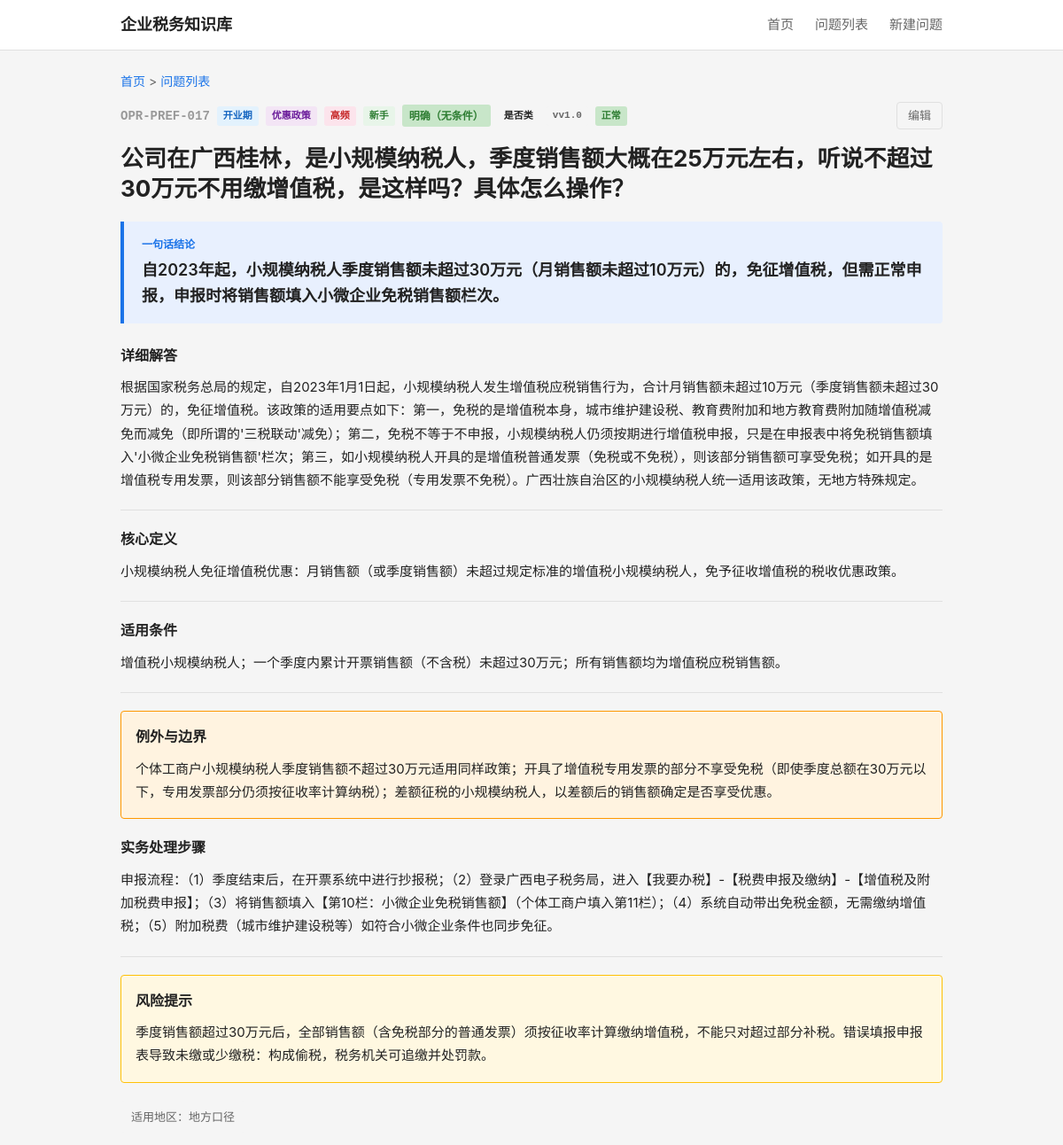
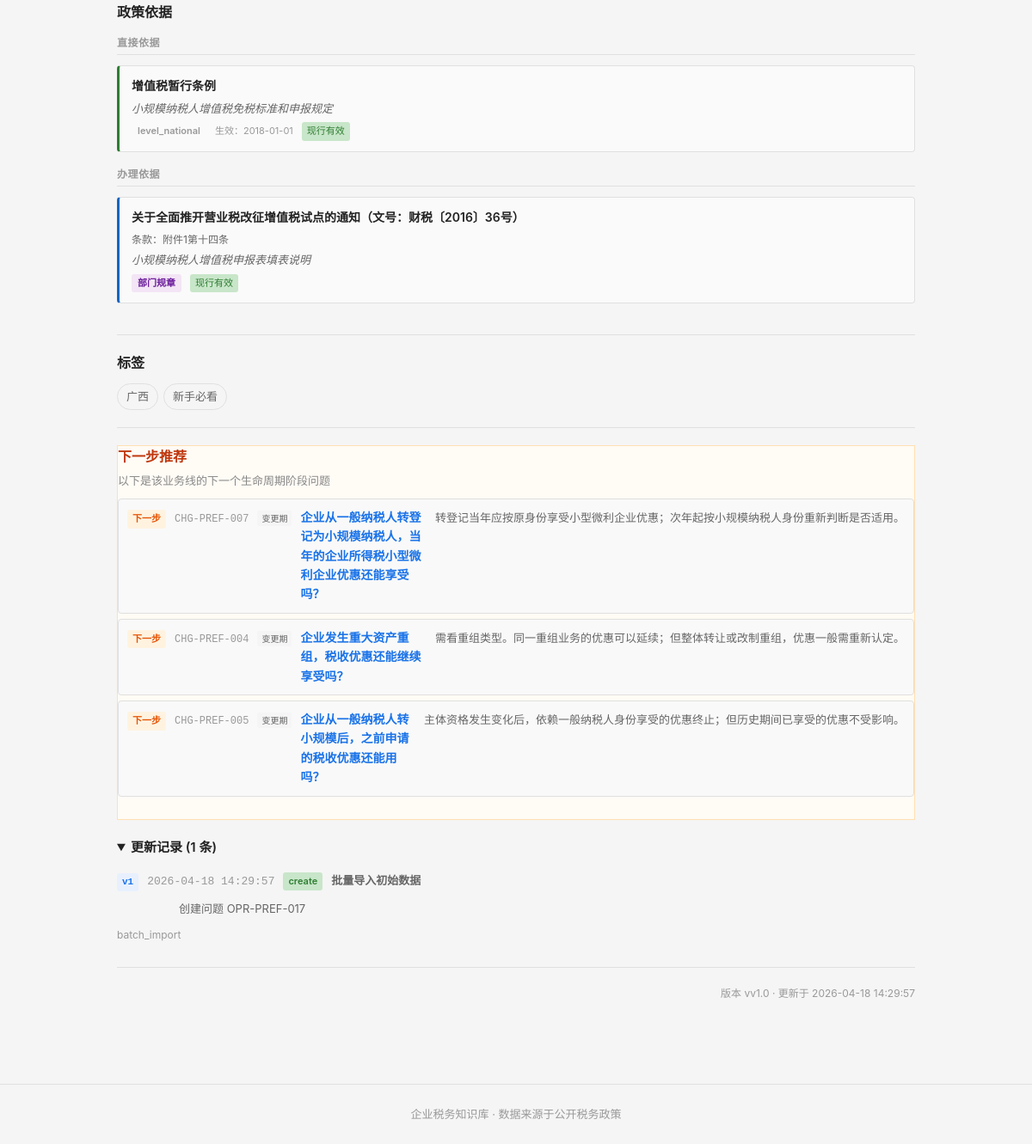
The app's page /question/OPR-PREF-017 with its own data (2 pictures, top to bottom).
### tables this page shows
CREATE TABLE question_master (
    id              INTEGER PRIMARY KEY AUTOINCREMENT,
    question_code   TEXT NOT NULL UNIQUE,
    question_title  TEXT NOT NULL,
    question_plain  TEXT NOT NULL,

    -- 分类
    stage_code      TEXT NOT NULL,
    module_code     TEXT NOT NULL,
    question_type   TEXT NOT NULL,

    -- 答案
    one_line_answer TEXT NOT NULL,
    detailed_answer TEXT,
    core_definition TEXT,

    -- 条件与边界
    applicable_conditions TEXT,
    exceptions_boundary   TEXT,

    -- 实务
    practical_steps TEXT,
    risk_warning    TEXT,

    -- 适用范围
    scope_level     TEXT NOT NULL DEFAULT 'scope_national',
    local_region    TEXT,

    -- 确定性
    answer_certainty TEXT NOT NULL DEFAULT 'certain_clear',

    -- 元数据
    keywords        TEXT,
    high_frequency_flag INTEGER NOT NULL DEFAULT 0,
    newbie_flag     INTEGER NOT NULL DEFAULT 0,

    -- 版本管理
    status          TEXT NOT NULL DEFAULT 'draft',
    version_no      INTEGER NOT NULL DEFAULT 1,

    -- 审计字段
    created_at      TEXT NOT NULL DEFAULT (datetime('now')),
    updated_at      TEXT NOT NULL DEFAULT (datetime('now'))
);

CREATE TABLE question_policy_link (
    id              INTEGER PRIMARY KEY AUTOINCREMENT,
    question_id     INTEGER NOT NULL,
    policy_id       INTEGER NOT NULL,
    support_type    TEXT NOT NULL,
    support_note    TEXT,
    display_order   INTEGER NOT NULL DEFAULT 1,

    FOREIGN KEY (question_id) REFERENCES question_master(id) ON DELETE CASCADE,
    FOREIGN KEY (policy_id)   REFERENCES policy_basis(id)    ON DELETE CASCADE
);

CREATE TABLE policy_basis (
    id              INTEGER PRIMARY KEY AUTOINCREMENT,
    policy_code     TEXT NOT NULL UNIQUE,
    policy_name     TEXT NOT NULL,
    document_no     TEXT,
    article_ref     TEXT,

    -- 政策层级
    policy_level    TEXT NOT NULL,

    -- 有效期
    effective_date  TEXT,
    expiry_date     TEXT,
    current_status  TEXT NOT NULL DEFAULT 'effective',

    -- 内容摘要
    policy_summary  TEXT,
    raw_quote_short TEXT,

    -- 适用范围
    region_scope    TEXT DEFAULT 'national',

    -- 备注
    remarks         TEXT,

    -- 审计字段
    created_at      TEXT NOT NULL DEFAULT (datetime('now')),
    updated_at      TEXT NOT NULL DEFAULT (datetime('now'))
);

CREATE TABLE question_tag_link (
    id              INTEGER PRIMARY KEY AUTOINCREMENT,
    question_id     INTEGER NOT NULL,
    tag_id          INTEGER NOT NULL,
    is_primary      INTEGER NOT NULL DEFAULT 0,
    display_order   INTEGER NOT NULL DEFAULT 1,

    FOREIGN KEY (question_id) REFERENCES question_master(id) ON DELETE CASCADE,
    FOREIGN KEY (tag_id)      REFERENCES tag_dict(id)       ON DELETE CASCADE
);

CREATE TABLE tag_dict (
    id              INTEGER PRIMARY KEY AUTOINCREMENT,
    tag_code        TEXT NOT NULL UNIQUE,
    tag_name        TEXT NOT NULL,
    tag_category    TEXT,
    parent_id       INTEGER,
    display_order   INTEGER NOT NULL DEFAULT 1,
    status          TEXT NOT NULL DEFAULT 'active',

    FOREIGN KEY (parent_id) REFERENCES tag_dict(id) ON DELETE SET NULL
);

CREATE TABLE question_update_log (
    id              INTEGER PRIMARY KEY AUTOINCREMENT,
    question_id     INTEGER NOT NULL,
    version_no      INTEGER NOT NULL,
    update_date     TEXT NOT NULL DEFAULT (datetime('now')),
    update_type     TEXT NOT NULL,
    update_reason   TEXT,
    updated_by      TEXT,
    reviewed_by     TEXT,
    change_summary  TEXT,

    FOREIGN KEY (question_id) REFERENCES question_master(id) ON DELETE CASCADE
);

### backend/app.py (the view)
    @app.route('/question/<question_code>')
    def question_detail(question_code):
        from services.question_service import QuestionService
        svc = QuestionService()
        detail = svc.get_question_detail(question_code)
        if not detail:
            return "问题不存在", 404
        stages = svc.get_stages()
        modules = svc.get_modules()
        return render_template('detail.html',
                               detail=detail, stages=stages, modules=modules)

### backend/services/question_service.py (called while the page is built)
    def _query(self, sql, params=None):
        conn = sqlite3.connect(self.db_path)
        conn.execute("PRAGMA foreign_keys = ON")
        conn.row_factory = sqlite3.Row
        cur = conn.cursor()
        if params:
            cur.execute(sql, params)
        else:
            cur.execute(sql)
        rows = cur.fetchall()
        conn.close()
        return [dict(r) for r in rows]

    def _query_one(self, sql, params=None):
        rows = self._query(sql, params)
        return rows[0] if rows else None

    def get_stages(self):
        return self._query("""
            SELECT tag_code, tag_name
            FROM tag_dict
            WHERE tag_category = 'stage'
            ORDER BY display_order
        """)

    def get_modules(self):
        return self._query("""
            SELECT tag_code, tag_name
            FROM tag_dict
            WHERE tag_category = 'module'
            ORDER BY display_order
        """)

### frontend/templates/detail.html (shortened to what this page needs)
{% extends "base.html" %}
{% macro certainty_label(code) %}
    {% if code == 'certain_clear' %}<span class="certainty-tag clear">明确（无条件）</span>
    {% elif code == 'certain_conditional' %}<span class="certainty-tag condition">有条件</span>
    {% elif code == 'certain_dispute' %}<span class="certainty-tag dispute">有争议</span>
    {% elif code == 'certain_practice' %}<span class="certainty-tag practice">实务做法</span>
    {% else %}<span class="certainty-tag">{{ code }}</span>{% endif %}
{% endmacro %}
{% macro policy_level_label(code) %}{{ {'level_law':'法律','level_admin':'行政法规','level_department':'部门规章','level_bulletin':'规范性文件','level_local':'地方文件'}.get(code, code or '') }}{% endmacro %}
{% macro question_type_label(code) %}
{%- if code == 'type_whether' -%}是否类
{%- elif code == 'type_how' -%}怎么办类
{%- elif code == 'type_define' -%}定义类
{%- elif code == 'type_risk' -%}风险类
{%- elif code == 'type_time' -%}时限类
{%- elif code == 'type_why' -%}为什么类
{%- elif code == 'type_what' -%}是什么类
{%- elif code == 'type_clarify' -%}是否类
{%- elif code == 'type_steps' -%}怎么办类
{%- else -%}{{ code }}{%- endif -%}
{% endmacro %}
{% macro status_label(code) %}
    {% if code == 'active' %}正常
    {% elif code == 'draft' %}草稿
    {% elif code == 'pending' %}待复核
    {% elif code == 'archived' %}归档
    {% elif code == 'obsolete' %}过时
    {% else %}{{ code }}{% endif %}
{% endmacro %}
{% macro stage_label(code) %}
    {%- if code == 'SET' -%}设立期
    {%- elif code == 'OPR' -%}开业期
    {%- elif code == 'CHG' -%}变更期
    {%- elif code == 'RSK' -%}风险期
    {%- elif code == 'SUS' -%}停业期
    {%- elif code == 'CLS' -%}注销期
    {%- else -%}{{ code }}{%- endif -%}
{% endmacro %}
{% macro module_label(code) %}
    {%- if code == 'REG' -%}登记设立
    {%- elif code == 'DEC' -%}申报纳税
    {%- elif code == 'INV' -%}发票管理
    {%- elif code == 'VAT' -%}增值税
    {%- elif code == 'IIT' -%}个人所得税
    {%- elif code == 'CIT' -%}企业所得税
    {%- elif code == 'SSF' -%}社保公积金
    {%- elif code == 'CHG' -%}变更登记
    {%- elif code == 'CLEAR' -%}清税注销
    {%- elif code == 'RISK' -%}风险应对
    {%- elif code == 'FEE' -%}成本费用
    {%- elif code == 'PREF' -%}优惠政策
    {%- elif code == 'ETAX' -%}电子税务
    {%- else -%}{{ code }}{%- endif -%}
{% endmacro %}
{% block main %}
<div class="detail-header">
    <div class="breadcrumb">
        <a href="/">首页</a> &gt; <a href="/questions">问题列表</a>
    </div>
    <div class="question-meta-top">
        <span class="q-code-lg">{{ detail.question_code }}</span>
        <span class="q-badge stage">{{ stage_label(detail.stage_code) }}</span>
        <span class="q-badge module">{{ module_label(detail.module_code) }}</span>
        {% if detail.high_frequency_flag %}
        <span class="q-badge hf">高频</span>
        {% endif %}
        {% if detail.newbie_flag %}
        <span class="q-badge newbie">新手</span>
        {% endif %}
        {{ certainty_label(detail.answer_certainty) }}
        <span class="q-badge">{{ question_type_label(detail.question_type) }}</span>
        <span class="q-badge version">v{{ detail.version_no }}</span>
        <span class="q-badge status-{{ detail.status }}">{{ status_label(detail.status) }}</span>
        <a href="/question/{{ detail.question_code }}/edit" class="edit-btn">编辑</a>
    </div>
</div>
<h1 class="detail-title">{{ detail.question_plain if detail.question_plain else detail.question_title }}</h1>
<div class="answer-box">
    <div class="answer-label">一句话结论</div>
    <div class="answer-content">{{ detail.one_line_answer }}</div>
</div>
{% if detail.detailed_answer %}
<div class="detail-section">
    <h3>详细解答</h3>
    <div class="detail-text">{{ detail.detailed_answer }}</div>
</div>
{% endif %}
{% if detail.core_definition %}
<div class="detail-section">
    <h3>核心定义</h3>
    <div class="detail-text">{{ detail.core_definition }}</div>
</div>
{% endif %}
{% if detail.applicable_conditions %}
<div class="detail-section">
    <h3>适用条件</h3>
    <div class="detail-text">{{ detail.applicable_conditions }}</div>
</div>
{% endif %}
{% if detail.exceptions_boundary %}
<div class="detail-section exception">
    <h3>例外与边界</h3>
    <div class="detail-text">{{ detail.exceptions_boundary }}</div>
</div>
{% endif %}
{% if detail.practical_steps %}
<div class="detail-section">
    <h3>实务处理步骤</h3>
    <div class="detail-text">{{ detail.practical_steps }}</div>
</div>
{% endif %}
{% if detail.risk_warning %}
<div class="detail-section warning">
    <h3>风险提示</h3>
    <div class="detail-text">{{ detail.risk_warning }}</div>
</div>
{% endif %}
{% if detail.scope_level == 'scope_national' %}
<div class="scope-note">适用地区：全国通用</div>
{% elif detail.scope_level == 'scope_local' %}
<div class="scope-note">适用地区：地方口径</div>
{% elif detail.scope_level == 'scope_mixed' %}
<div class="scope-note">适用地区：混合口径</div>
{% elif detail.local_region %}
<div class="scope-note local">地区：{{ detail.local_region }}</div>
{% endif %}
{% if detail.policies %}
{% set direct_policies = [] %}
{% set procedure_policies = [] %}
{% set other_policies = [] %}
{% for p in detail.policies %}
    {% if p.support_type == 'support_direct' %}{% do direct_policies.append(p) %}{% endif %}
    {% if p.support_type == 'support_procedure' %}{% do procedure_policies.append(p) %}{% endif %}
    {% if p.support_type not in ['support_direct', 'support_procedure'] %}{% do other_policies.append(p) %}{% endif %}
{% endfor %}
<div class="detail-section policies-section">
    <h3>政策依据</h3>
    {% if direct_policies %}
    <div class="policy-group">
        <div class="policy-group-label">直接依据</div>
        <ul class="policy-list">
            {% for p in direct_policies %}
            <li class="policy-item type-direct">
                <div class="policy-title">
                    {{ p.policy_name }}
                </div>
                {% if p.support_note %}<div class="policy-note">{{ p.support_note }}</div>{% endif %}
                <div class="policy-meta">
                    <span class="policy-level-badge level-{{ p.policy_level }}">{{ policy_level_label(p.policy_level) }}</span>
                    {% if p.effective_date %}<span class="policy-effective">生效：{{ p.effective_date }}</span>{% endif %}
                    {% if p.current_status == 'pol_effective' %}<span class="policy-stat effective">现行有效</span>
                    {% elif p.current_status == 'pol_expired' %}<span class="policy-stat expired">已失效</span>
                    {% elif p.current_status == 'pol_partial' %}<span class="policy-stat partial">部分失效</span>{% endif %}
                </div>
            </li>
            {% endfor %}
        </ul>
    </div>
    {% endif %}
    {% if procedure_policies %}
    <div class="policy-group">
        <div class="policy-group-label">办理依据</div>
        <ul class="policy-list">
            {% for p in procedure_policies %}
            <li class="policy-item type-procedure">
                <div class="policy-title">{{ p.policy_name }}{% if p.article_ref %}（文号：{{ p.document_no }}）{% endif %}</div>
                {% if p.article_ref %}<div class="policy-article">条款：{{ p.article_ref }}</div>{% endif %}
                {% if p.support_note %}<div class="policy-note">{{ p.support_note }}</div>{% endif %}
                <div class="policy-meta">
                    <span class="policy-level-badge level-{{ p.policy_level }}">{{ policy_level_label(p.policy_level) }}</span>
                    {% if p.current_status == 'pol_effective' %}<span class="policy-stat effective">现行有效</span>{% endif %}
                </div>
            </li>
            {% endfor %}
        </ul>
    </div>
    {% endif %}
</div>
{% endif %}
{% if detail.tags %}
<div class="detail-section tags-section">
    <h3>标签</h3>
    <div class="tag-list">
        {% for t in detail.tags %}
        <a href="/questions?tag={{ t.tag_code }}" class="tag-chip {% if t.is_primary %}primary{% endif %}">{{ t.tag_name }}</a>
        {% endfor %}
    </div>
</div>
{% endif %}
{% if detail.next_step_questions %}
<div class="detail-section next-step">
    <h3>下一步推荐</h3>
    <p class="next-step-hint">以下是该业务线的下一个生命周期阶段问题</p>
    <ul class="relation-list">
        {% for r in detail.next_step_questions %}
        <li>
            <a href="/question/{{ r.question_code }}" class="relation-link">
                <span class="rel-type-badge type-next">下一步</span>
                <span class="rel-code">{{ r.question_code }}</span>
                <span class="rel-stage-badge">{{ stage_label(r.stage_code) }}</span>
                <span class="rel-title">{{ r.question_title }}</span>
                <span class="rel-answer">{{ r.one_line_answer }}</span>
            </a>
        </li>
        {% endfor %}
    </ul>
</div>
{% endif %}
{% if detail.updates %}
<details class="detail-section updates" open>
    <summary class="section-summary">更新记录 ({{ detail.updates|length }} 条)</summary>
    <ul class="update-list">
        {% for u in detail.updates %}
        <li class="update-item">
            <span class="update-version">v{{ u.version_no }}</span>
            <span class="update-date">{{ u.update_date }}</span>
            <span class="update-type-badge type-{{ u.update_type }}">{{ u.update_type }}</span>
            {% if u.update_reason %}<span class="update-reason">{{ u.update_reason }}</span>{% endif %}
            <span class="update-summary">{{ u.change_summary }}</span>
            {% if u.updated_by %}<span class="update-by">{{ u.updated_by }}</span>{% endif %}
        </li>
        {% endfor %}
    </ul>
</details>
{% endif %}
<div class="detail-footer">
    <span>版本 v{{ detail.version_no }} · 更新于 {{ detail.updated_at }}</span>
</div>
{% endblock %}

### records on screen
question_master: question_code "OPR-PREF-017", version_no "v1.0", question_plain "公司在广西桂林，是小规模纳税人，季度销售额大概在25万元左右，听说不超过30万元不用缴增值税，是这样吗？具体怎么操作？", one_line_answer "自2023年起，小规模纳税人季度销售额未超过30万元（月销售额未超过10万元）的，免征增值税，但需正常申报，申报时将销售额填入小微企业免税销售额栏次。", detailed_answer "根据国家税务总局的规定，自2023年1月1日起，小规模纳税人发生增值税应税销售行为，合计月销售额未超过10万元（季度销售额未超过30万元）的，免征增值税。该政策的适用要点如下：第一，免税的是增值税本身，城市维护建设税、教育费附加和地方教育费附加随增值税减免而减免（即所谓的'三税联动'减免）；第二，免税不等于不申报，小规模纳税人仍须按期进行增值税申报，只是在申报表中将免税销售额填入'小微企业免税销售额'栏次；第三，如小规模纳税人开具的是增值税普通发票（免税或不免税），则该部分销售额可享受免税；如开具的是增值税专用发票，则该部分销售额不能享受免税（专用发票不免税）。广西壮族自治区的小规模纳税人统一适用该政策，无地方特殊规定。", core_definition "小规模纳税人免征增值税优惠：月销售额（或季度销售额）未超过规定标准的增值税小规模纳税人，免予征收增值税的税收优惠政策。", applicable_conditions "增值税小规模纳税人；一个季度内累计开票销售额（不含税）未超过30万元；所有销售额均为增值税应税销售额。", exceptions_boundary "个体工商户小规模纳税人季度销售额不超过30万元适用同样政策；开具了增值税专用发票的部分不享受免税（即使季度总额在30万元以下，专用发票部分仍须按征收率计算纳税）；差额征税的小规模纳税人，以差额后的销售额确定是否享受优惠。", practical_steps "申报流程：（1）季度结束后，在开票系统中进行抄报税；（2）登录广西电子税务局，进入【我要办税】-【税费申报及缴纳】-【增值税及附加税费申报】；（3）将销售额填入【第10栏：小微企业免税销售额】（个体工商户填入第11栏）；（4）系统自动带出免税金额，无需缴纳增值税；（5）附加税费（城市维护建设税等）如符合小微企业条件也同步免征。", risk_warning "季度销售额超过30万元后，全部销售额（含免税部分的普通发票）须按征收率计算缴纳增值税，不能只对超过部分补税。错误填报申报表导致未缴或少缴税：构成偷税，税务机关可追缴并处罚款。", updated_at "2026-04-18 14:29:57"
question_policy_link: policy_name "增值税暂行条例", support_note "小规模纳税人增值税免税标准和申报规定", effective_date "2018-01-01"
policy_basis: policy_level "level_national"
question_policy_link: policy_name "关于全面推开营业税改征增值税试点的通知", document_no "财税〔2016〕36号", article_ref "附件1第十四条", support_note "小规模纳税人增值税申报表填表说明"
policy_basis: policy_level "部门规章"
question_tag_link: tag_name "广西"
question_tag_link: tag_name "新手必看"
question_master: question_code "CHG-PREF-007", stage_code "变更期", question_title "企业从一般纳税人转登记为小规模纳税人，当年的企业所得税小型微利企业优惠还能享受吗？", one_line_answer "转登记当年应按原身份享受小型微利企业优惠；次年起按小规模纳税人身份重新判断是否适用。"
question_master: question_code "CHG-PREF-004", stage_code "变更期", question_title "企业发生重大资产重组，税收优惠还能继续享受吗？", one_line_answer "需看重组类型。同一重组业务的优惠可以延续；但整体转让或改制重组，优惠一般需重新认定。"
question_master: question_code "CHG-PREF-005", stage_code "变更期", question_title "企业从一般纳税人转小规模后，之前申请的税收优惠还能用吗？", one_line_answer "主体资格发生变化后，依赖一般纳税人身份享受的优惠终止；但历史期间已享受的优惠不受影响。"
question_update_log: version_no "1", update_date "2026-04-18 14:29:57", update_type "create", update_reason "批量导入初始数据", change_summary "创建问题 OPR-PREF-017", updated_by "batch_import"

### other values on screen
{{ detail.updates|length }} "1"
